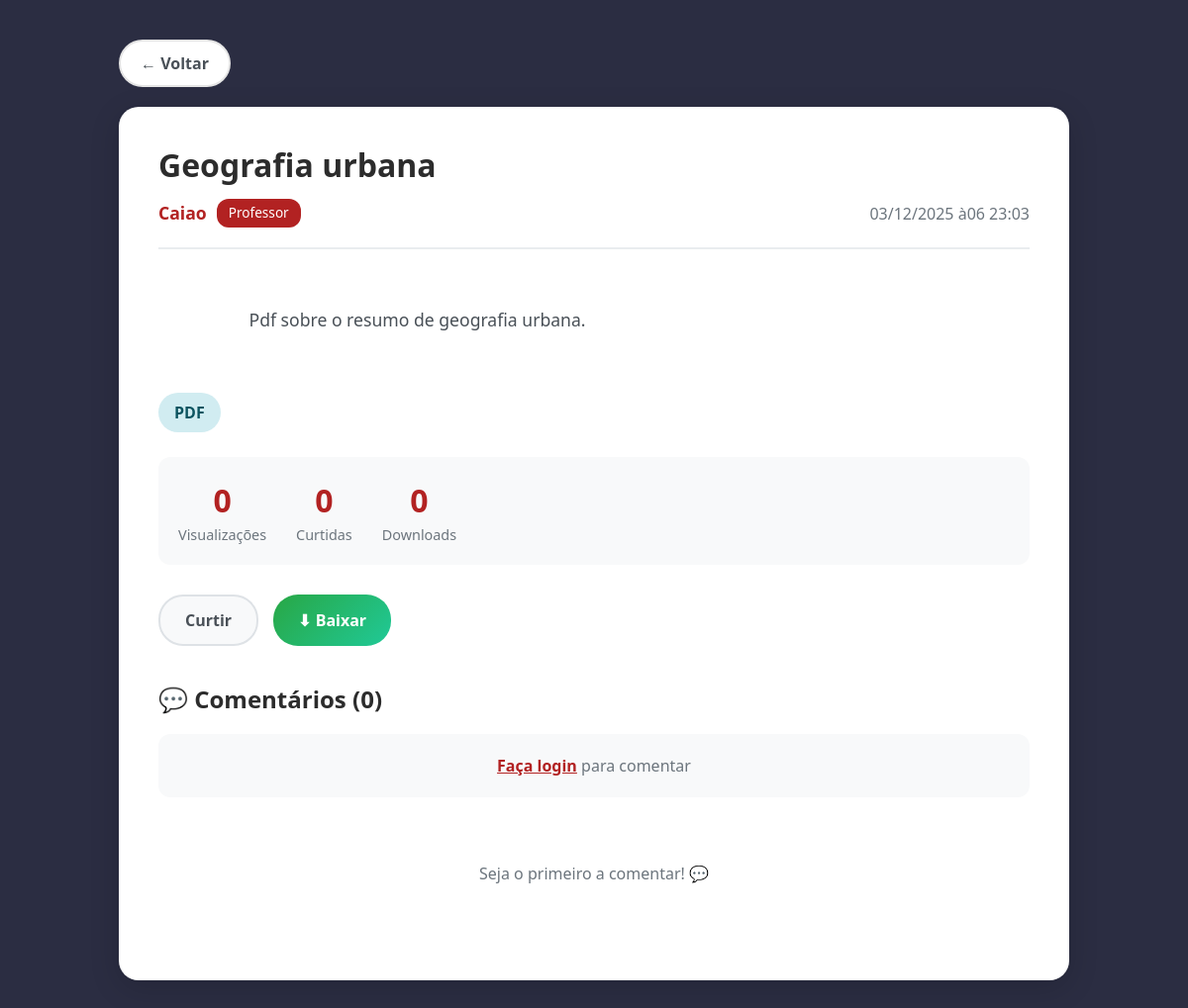
/notes/21/, run on the app's committed database.
### notes/models.py (models this page shows, shortened)
class Note(models.Model):
    FILE_TYPES = [
        ('DOC', 'Documento Word'),
        ('PDF', 'PDF'),
        ('PPT', 'Apresentação'),
        ('LINK', 'Link Externo'),
    ]
    author = models.ForeignKey(User, on_delete=models.CASCADE, related_name='notes', verbose_name='Autor')
    title = models.CharField(max_length=50, verbose_name='Título')
    description = models.TextField(max_length=400, blank=True, verbose_name='Descrição')
    file_type = models.CharField(max_length=10, choices=FILE_TYPES, verbose_name='Tipo')
    file = models.FileField(
        upload_to='notes_files/',
        null=True,
        blank=True,
        validators=[validate_file_size, validate_file_extension],
        verbose_name='Arquivo'
    )
    link = models.URLField(null=True, blank=True, verbose_name='Link')
    subject_new = models.ForeignKey(
        Materia,
        on_delete=models.SET_NULL,
        null=True,
        blank=True,
        verbose_name='Matéria',
        related_name='notes'
    )
    is_recommended = models.BooleanField(default=False, verbose_name='Recomendado')
    created_at = models.DateTimeField(default=timezone.now, verbose_name='Criado em')
    views = models.PositiveIntegerField(default=0, db_index=True, verbose_name='Visualizações')
    likes = models.PositiveIntegerField(default=0, db_index=True, verbose_name='Curtidas')
    downloads = models.PositiveIntegerField(default=0, db_index=True, verbose_name='Downloads')
    class Meta:
        ordering = ['-is_recommended', '-likes', '-views', '-downloads', '-created_at']
        verbose_name = 'Note'
        verbose_name_plural = 'Notes'
        indexes = [
            models.Index(fields=['-likes', '-views']),
            models.Index(fields=['subject_new']),
            models.Index(fields=['-created_at']),
        ]

### accounts/models.py (models this page shows, shortened)
class User(AbstractUser):
    USER_TYPE_CHOICES = (
        ('admin', 'Administrador'),
        ('professor', 'Professor'),
        ('aluno', 'Aluno'),  # Atualizado de 'estudante' para 'aluno'
    )
    user_type = models.CharField(
        max_length=20,
        choices=USER_TYPE_CHOICES,
        default='aluno',  # Atualizado
        verbose_name='Tipo de Usuário'
    )
    matricula = models.CharField(max_length=20, blank=True, null=True, verbose_name='Matrícula')
    telefone = models.CharField(max_length=15, blank=True, null=True, verbose_name='Telefone')
    first_login = models.BooleanField(default=True, verbose_name='Primeiro Login')
    class Meta:
        verbose_name = 'Usuário'
        verbose_name_plural = 'Usuários'

### notes/views.py (the view, shortened to what this page needs)
# urls.py: path('<int:pk>/', views.note_detail, name='detail'),
def note_detail(request, pk):
    note = get_object_or_404(Note.objects.select_related('author', 'subject_new'), pk=pk)
    if request.user.is_authenticated:
        view_created = NoteView.objects.get_or_create(note=note, user=request.user)
        if view_created[1]:
            Note.objects.filter(pk=pk).update(views=F('views') + 1)
            note.refresh_from_db(fields=['views'])
    user_liked = False
    if request.user.is_authenticated:
        user_liked = NoteLike.objects.filter(note=note, user=request.user).exists()
    recommendations = NoteRecommendation.objects.filter(note=note).select_related('teacher')
    primary_recommendation = None
    other_recommendations_count = 0
    if recommendations.exists():
        primary_recommendation = recommendations[0]
        other_recommendations_count = len(recommendations) - 1
    auto_recommend_reason = None
    is_author_teacher = note.author.user_type == 'professor' or note.author.is_staff
    can_recommend = request.user.is_authenticated and (request.user.user_type == 'professor' or request.user.is_staff)
    user_has_recommended = False
    if can_recommend:
        user_has_recommended = NoteRecommendation.objects.filter(note=note, teacher=request.user).exists()
    comments = note.comments.select_related('author').all()
    context = {
        'note': note,
        'comments': comments,
        'user_liked': user_liked,
        'is_author_teacher': is_author_teacher,
        'can_recommend': can_recommend,
        'user_has_recommended': user_has_recommended,
        'primary_recommendation': primary_recommendation,
        'other_recommendations_count': other_recommendations_count,
        'all_recommendations': recommendations,
        'auto_recommend_reason': auto_recommend_reason,
    }
    return render(request, 'notes/note_detail.html', context)

### notes/templates/notes/note_detail.html (shortened to what this page needs)
<!DOCTYPE html>
<html lang="pt-br">
<head>
    {% load static %}
    <link href="https://cdn.jsdelivr.net/npm/bootstrap@5.3.0/dist/css/bootstrap.min.css" rel="stylesheet">
</head>
<body>
    <div class="container">
        <a href="{% url 'notes:list' %}" class="btn-back">← Voltar</a>
        <div class="note-detail-card">
            <div class="note-header">
                <h1 class="note-title">{{ note.title }}</h1>
                <div class="note-meta">
                    <div class="author-info">
                        <span class="author-name">{{ note.author.username }}</span>
                        {% if is_author_teacher %}
                            <span class="badge-professor">Professor</span>
                        {% endif %}
                    </div>
                    <div style="color: #6c757d;">
                         {{ note.created_at|date:"d/m/Y às H:i" }}
                    </div>
                </div>
            </div>
            {% if note.description %}
                <div class="note-description">
                    {{ note.description }}
                </div>
            {% endif %}
            <div class="note-badges">
                <span class="badge-type">{{ note.get_file_type_display }}</span>
            </div>
            <div class="metrics">
                <div class="metric-item">
                    <div class="metric-number">{{ note.views }}</div>
                    <div class="metric-label"> Visualizações</div>
                </div>
                <div class="metric-item">
                    <div class="metric-number" id="likesCount">{{ note.likes }}</div>
                    <div class="metric-label"> Curtidas</div>
                </div>
                <div class="metric-item">
                    <div class="metric-number">{{ note.downloads }}</div>
                    <div class="metric-label"> Downloads</div>
                </div>
            </div>
            <div class="action-buttons">
                {% if user.is_authenticated %}
                    <button class="btn-action btn-like {% if user_liked %}liked{% endif %}" id="likeBtn" onclick="toggleLike()">
                        <span id="likeIcon">{% if user_liked %}{% else %}{% endif %}</span>
                        <span id="likeText">{% if user_liked %}Descurtir{% else %}Curtir{% endif %}</span>
                    </button>
                    {% if note.file %}
                        <a href="{% url 'notes:download' note.pk %}" class="btn-action btn-download">
                             Baixar Arquivo
                        </a>
                    {% elif note.link %}
                        <a href="{{ note.link }}" target="_blank" class="btn-action btn-download">
                             Acessar Link
                        </a>
                    {% endif %}
                    {% if can_recommend %}
                        <button class="btn-action btn-recommend {% if user_has_recommended %}active{% endif %}"
                                id="recommendBtn" onclick="toggleRecommend()">
                            <span id="recommendIcon">{% if user_has_recommended %}✅{% endif %}</span>
                            <span id="recommendText">{% if user_has_recommended %}Remover Recomendação{% else %}Recomendar{% endif %}</span>
                        </button>
                    {% endif %}
                {% else %}
                    <button class="btn-action btn-like" data-bs-toggle="modal" data-bs-target="#loginRequiredModal">
                         Curtir
                    </button>
                    <button class="btn-action btn-download" data-bs-toggle="modal" data-bs-target="#loginRequiredModal">
                        ⬇ Baixar
                    </button>
                {% endif %}
            </div>
            <div class="comments-section">
                <h2 class="comments-header">💬 Comentários ({{ comments.count }})</h2>
                {% if user.is_authenticated %}
                    <form method="POST" class="comment-form" id="commentForm">
                        {% csrf_token %}
                        <textarea name="text" class="comment-input" rows="3"
                                  placeholder="Escreva seu comentário (máx 400 caracteres)..."
                                  maxlength="400" id="commentInput" required></textarea>
                        <div style="text-align: right; margin-top: 5px;">
                            <small style="color: #6c757d;" id="commentCount">0/400</small>
                        </div>
                        <button type="submit" class="btn-comment">Comentar</button>
                    </form>
                {% else %}
                    <div class="comment-form">
                        <p style="text-align: center; color: #6c757d; margin: 0;">
                            <a href="{% url 'accounts:login' %}" style="color: var(--primary); font-weight: 600;">Faça login</a>
                            para comentar
                        </p>
                    </div>
                {% endif %}
                <div id="commentsList">
                    {% for comment in comments %}
                        <div class="comment-item">
                            <div class="comment-author">{{ comment.author.username }}</div>
                            <div class="comment-text">{{ comment.text }}</div>
                            <div class="comment-date">{{ comment.created_at|date:"d/m/Y às H:i" }}</div>
                        </div>
                    {% empty %}
                        <p style="text-align: center; color: #6c757d; padding: 40px;">
                            Seja o primeiro a comentar! 💬
                        </p>
                    {% endfor %}
                </div>
            </div>
        </div>
    </div>
</body>
</html>

### notes/templates/notes/note_detail.html (style rules this page uses)
:root { --primary: rgb(178, 34, 34); --primary-dark: rgb(222, 30, 53); --background: rgb(43, 45, 66); }
body { font-family: 'Segoe UI', Tahoma, Geneva, Verdana, sans-serif; background: var(--background); min-height: 100vh; color: #2c2c2c; }
.container { max-width: 1000px; margin: 20px auto; padding: 20px; }
.btn-back { background: white; color: #495057; border: 2px solid rgba(0,0,0,0.1); padding: 10px 20px; border-radius: 25px; font-weight: 600; cursor: pointer; transition: all 0.3s ease; text-decoration: none; display: inline-block; margin-bottom: 20px; float: left; }
.note-detail-card { background: white; border-radius: 20px; padding: 40px; box-shadow: 0 8px 30px rgba(0,0,0,0.15); margin-bottom: 30px; clear: both; }
.note-header { border-bottom: 2px solid #e9ecef; padding-bottom: 20px; margin-bottom: 25px; }
.note-title { font-size: 2rem; font-weight: 700; color: #2c2c2c; margin-bottom: 15px; }
.note-meta { display: flex; justify-content: space-between; align-items: center; flex-wrap: wrap; gap: 15px; }
.author-info { display: flex; align-items: center; gap: 10px; }
.author-name { font-weight: 600; color: var(--primary); font-size: 1.1rem; }
.badge-professor { background: var(--primary); color: white; padding: 4px 12px; border-radius: 12px; font-size: 0.85rem; }
.note-description { font-size: 1.1rem; line-height: 1.8; color: #495057; margin-bottom: 25px; white-space: pre-wrap; word-wrap: break-word; overflow-wrap: break-word; }
.note-badges { display: flex; gap: 10px; margin-bottom: 25px; flex-wrap: wrap; }
.badge-type { background: #d1ecf1; color: #0c5460; padding: 8px 16px; border-radius: 20px; font-weight: 600; }
.action-buttons { display: flex; gap: 15px; margin-bottom: 30px; flex-wrap: wrap; }
.btn-action { padding: 12px 25px; border-radius: 25px; border: none; font-weight: 600; cursor: pointer; transition: all 0.3s ease; display: flex; align-items: center; gap: 8px; }
.btn-like { background: #f8f9fa; color: #495057; border: 2px solid #dee2e6; }
.btn-download { background: linear-gradient(135deg, #28a745 0%, #20c997 100%); color: white; text-decoration: none; }
.metrics { display: flex; gap: 30px; padding: 20px; background: #f8f9fa; border-radius: 12px; margin-bottom: 30px; }
.metric-item { text-align: center; }
.metric-number { font-size: 2rem; font-weight: 700; color: var(--primary); }
.metric-label { font-size: 0.9rem; color: #6c757d; }
.comments-section { margin-top: 40px; }
.comments-header { font-size: 1.5rem; font-weight: 700; margin-bottom: 20px; }
.comment-form { background: #f8f9fa; padding: 20px; border-radius: 12px; margin-bottom: 25px; }

### data on the page
Note: title "Geografia urbana", author.username "Caiao", created_at "03/12/2025 à06 23:03", description "Pdf sobre o resumo de geografia urbana.", file_type "PDF", views "0", likes "0", downloads "0"

### other printed values
{{ comments.count }} "0"
